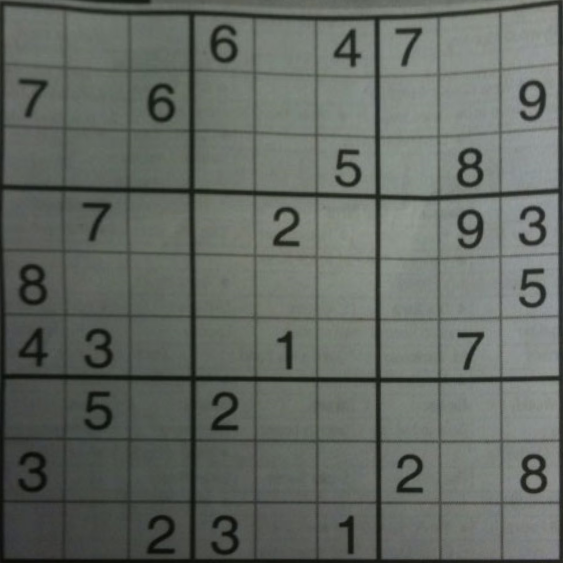
#> input picture SudokuSoftwareOldAlg/Real.png, 563 x 563 px
$ python OCR_for_user_Input_and_JoachimBot_OpenCV.py
#> lines starting #> are read from the running program, lines starting #| are printed output that depends on the picture; after the words box and inside, x2 and y2 are one past the last pixel; in counts of white or black regions, pixels touching at a corner belong together
import cv2
import numpy as np


img =  cv2.imread('Real.png')
#> img is the input picture: shape (563, 563, 3); mean B, G, R 98.3, 104.3, 99.1
gray = cv2.cvtColor(img,cv2.COLOR_BGR2GRAY)

gray = cv2.GaussianBlur(gray,(5,5),0)
thresh = cv2.adaptiveThreshold(gray,255,1,1,11,2)
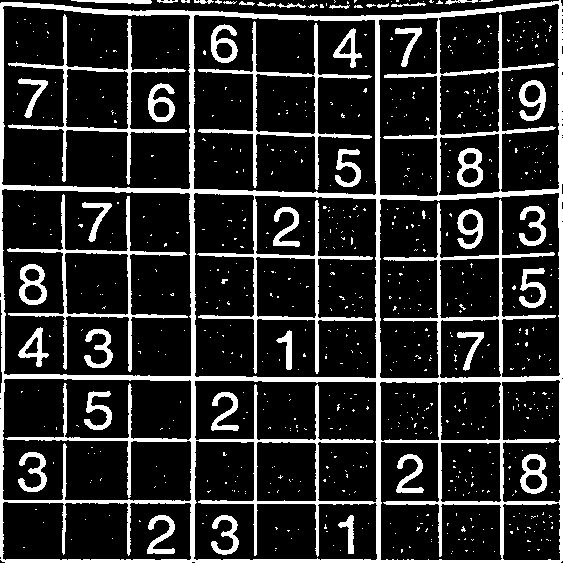
#> thresh: shape (563, 563); 17.4% white; 750 white regions (702 under 20 px)
contours, hierarchy = cv2.findContours(thresh, cv2.RETR_TREE, cv2.CHAIN_APPROX_SIMPLE)
#> contours = 795 contours, 718 with area under 20; largest, box (x1, y1, x2, y2) and area: (0, 0, 563, 563) 309942, (1, 188, 192, 377) 34498, (1, 5, 191, 190) 32713, (193, 14, 377, 196) 31564, (193, 192, 377, 379) 27682

biggest = None
max_area = 0
for i in contours:
        area = cv2.contourArea(i)
        if area > 100:
                peri = cv2.arcLength(i,True)
                approx = cv2.approxPolyDP(i,0.02*peri,True)
                if area > max_area and len(approx)==4:
                        biggest = approx
                        max_area = area
#> this loop made 795 passes
#> (area, peri, biggest, max_area) on pass 17: (309942, 2284.4, [[560, 0], [0, 3], [2, 561], [562, 560]], 309942)
#> (area, peri, approx) on passes 18, 54, 111, 153, 167, 295: (3187, 237.3, [[558, 502], [560, 559], [504, 560], [502, 505]]), (3502.5, 242.9, [[440, 443], [499, 442], [501, 500], [442, 502]]), (3520.5, 245.8, [[258, 441], [316, 444], [315, 501], [256, 500]]), (3514.5, 245, [[439, 383], [499, 381], [500, 438], [441, 440]]), (3389.5, 241.4, [[379, 383], [438, 382], [439, 439], [382, 441]]), (3416.5, 243, [[497, 318], [501, 375], [441, 378], [440, 321]])
#> after the loop, max_area = 309942
